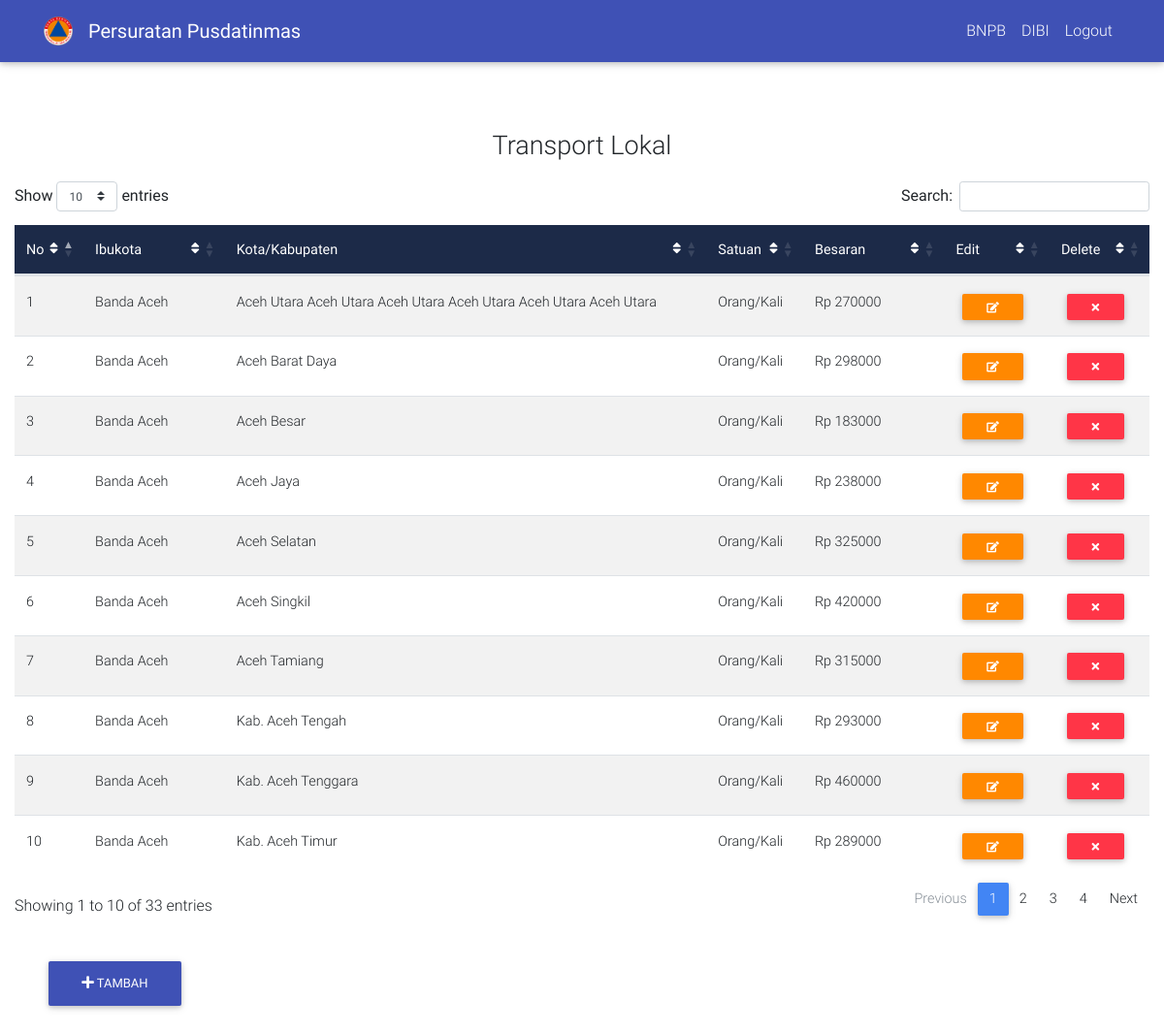
The app's page /index.php/home/transport_lokal with its own data.
### tables this page shows
CREATE TABLE `transportasi_lokal` (
  `id` int(10) NOT NULL,
  `provinsi` varchar(100) DEFAULT NULL,
  `ibukota` varchar(200) NOT NULL DEFAULT '0',
  `kabupaten` varchar(200) NOT NULL DEFAULT '0',
  `besaran` int(12) NOT NULL DEFAULT '0'
);

### application/controllers/Home.php (called while the page is built, shortened)
<?php
class Home extends CI_Controller {
	function __Construct()
    {
        $this->load->model("home_model");
        $this->load->library("pagination");
    }
	public function transport_lokal()
	{
		$data['transport'] = $this->home_model->get_transport_lokal();
		$this->load->view('layouts/nav');
		$this->load->view('layouts/header');
		$this->load->view('transport_lokal', $data);
	}
}

### index.php (called while the page is built, shortened)
<?php
require_once BASEPATH.'core/CodeIgniter.php';

### application/models/Home_model.php (called while the page is built, shortened)
<?php
class Home_model extends CI_Model {
	function get_transport_lokal() {
		$this->db->from('transportasi_lokal');
		$query = $this->db->get();
		return $query->result();
	}
}
?>

### application/views/transport_lokal.php (the view, shortened to what this page needs)
<body>
  <div class="container-fluid" style="padding-top: 10vh; padding-bottom: 15vh">
        <p style="font-size: 27px; text-align: center; padding-top: 50px;">Transport Lokal</p>
          <table id="transportasi_lokal" class="table table-striped" cellspacing="0">
                          <thead class="mdb-color darken-3 white-text">
                            <tr>
                              <th scope="col">No
                                <i class="fa fa-sort float-right" aria-hidden="true"></i>
                              </th>
                              <th class="th-sm" scope="col">Ibukota
                                <i class="fa fa-sort float-right" aria-hidden="true"></i>
                              </th>
                              <th class="th-sm" scope="col">Kota/Kabupaten
                                <i class="fa fa-sort float-right" aria-hidden="true"></i>
                              </th>
                              <th scope="col">Satuan
                                <i class="fa fa-sort float-right" aria-hidden="true"></i>
                              </th>
                              <th class="th-sm" scope="col">Besaran
                                <i class="fa fa-sort float-right" aria-hidden="true"></i>
                              </th>
                              <th scope="col">Edit
                                <i class="fa fa-sort float-right" aria-hidden="true"></i>
                              </th>
                              <th scope="col">Delete
                                <i class="fa fa-sort float-right" aria-hidden="true"></i>
                              </th>
                            </tr>
                          </thead>
                          <tbody>
                            <?php
                            $counter = 1;
                            foreach ($transport as $row) {
                echo "
                <tr>
                              <td> ".$counter." </td>
                              <td>".$row->ibukota."</td>
                              <td>".$row->kabupaten."</td>
                              <td>Orang/Kali</td>
                              <td> Rp ".$row->besaran."</td>
                              <td>
                                 <span class='table-remove'><a href='".base_url("home/edit_transport_lokal_page/$row->id")."'><button type='button'  class='btn btn-warning btn-sm my-0'><i class='fa fa-pencil-square-o' aria-hidden='true'></i></button></a>
                              </td>
                              <td>
                                 <span class='table-remove'><button onclick='hapus($row->id)' type='button' class='btn btn-danger btn-sm my-0'><i class='fa fa-times' aria-hidden='true'></i></button></span>
                              </td>
                            </tr>
                            ";
              $counter++;}
                             ?>
                      </tbody>
                    </table>
              <div class="container-fluid">
  <div class="row">
    <div class="col-md-12">
      <div class="btn-group">
        <a href="#"> <button class="btn animated bounceInLeft btn-indigo btn-fab" type="button" data-toggle="modal" data-target="#modalRegisterForm" id="main"><i class="fa fa-plus" aria-hidden="true">
          </i> Tambah</button>
        </a>
      </div>
    </div>
  </div>
</div>
    </div>
</body>
</html>

### assets/css/style.css (style rules this page uses)
html, body, header, .view { height: 100%; }

### application/views/layouts/header.php (style rules this page uses)
.btn-group .btn-fab { position: fixed !important; left: 50px; }
#main { bottom: 30px; }

### records on screen
transportasi_lokal: ibukota "Banda Aceh", kabupaten "Aceh Utara Aceh Utara Aceh Utara Aceh Utara Aceh Utara Aceh Utara", besaran "270000"
transportasi_lokal: ibukota "Banda Aceh", kabupaten "Aceh Barat Daya", besaran "298000"
transportasi_lokal: ibukota "Banda Aceh", kabupaten "Aceh Besar", besaran "183000"
transportasi_lokal: ibukota "Banda Aceh", kabupaten "Aceh Jaya", besaran "238000"
transportasi_lokal: ibukota "Banda Aceh", kabupaten "Aceh Selatan", besaran "325000"
transportasi_lokal: ibukota "Banda Aceh", kabupaten "Aceh Singkil", besaran "420000"
transportasi_lokal: ibukota "Banda Aceh", kabupaten "Aceh Tamiang", besaran "315000"
transportasi_lokal: ibukota "Banda Aceh", kabupaten "Kab. Aceh Tengah", besaran "293000"
transportasi_lokal: ibukota "Banda Aceh", kabupaten "Kab. Aceh Tenggara", besaran "460000"
transportasi_lokal: ibukota "Banda Aceh", kabupaten "Kab. Aceh Timur", besaran "289000"
